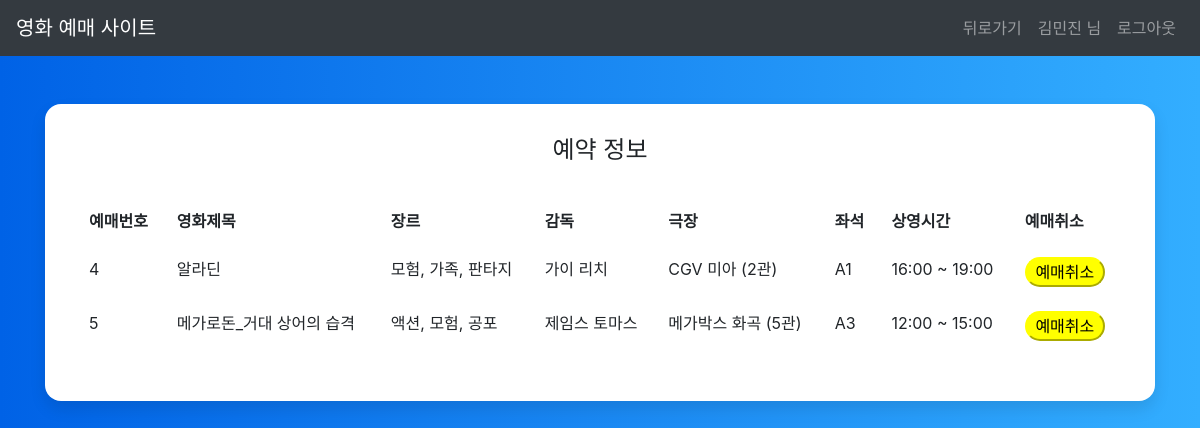
/reserve_info.php (signed in), run on the app's committed database.
### tables this page shows
CREATE TABLE `MOVIE_RESERVATION` (
  `RESERVATION_NO` int(5) NOT NULL AUTO_INCREMENT,
  `USER_ID` varchar(20) NOT NULL,
  `MOVIE_NO` int(5) NOT NULL,
  `THEATER_NO` int(5) NOT NULL,
  `SEAT` varchar(10) NOT NULL,
  PRIMARY KEY (`RESERVATION_NO`),
  KEY `USER_ID` (`USER_ID`),
  KEY `MOVIE_NO` (`MOVIE_NO`),
  KEY `THEATER_NO` (`THEATER_NO`),
  CONSTRAINT `MOVIE_RESERVATION_ibfk_1` FOREIGN KEY (`USER_ID`) REFERENCES `USER_INFO` (`USER_ID`),
  CONSTRAINT `MOVIE_RESERVATION_ibfk_2` FOREIGN KEY (`MOVIE_NO`) REFERENCES `MOVIE_INFO` (`MOVIE_NO`),
  CONSTRAINT `MOVIE_RESERVATION_ibfk_3` FOREIGN KEY (`THEATER_NO`) REFERENCES `THEATER_INFO` (`THEATER_NO`)
);

CREATE TABLE `MOVIE_INFO` (
  `MOVIE_NO` int(5) NOT NULL AUTO_INCREMENT,
  `MOVIE_NAME` varchar(50) NOT NULL,
  `MOVIE_GENRE` varchar(50) NOT NULL,
  `MOVIE_DIRECTOR` varchar(20) NOT NULL,
  `MOVIE_PLACE` varchar(5) NOT NULL,
  `MOVIE_TIME` varchar(20) NOT NULL,
  PRIMARY KEY (`MOVIE_NO`)
);

CREATE TABLE `THEATER_INFO` (
  `THEATER_NO` int(5) NOT NULL AUTO_INCREMENT,
  `THEATER_NAME` varchar(20) NOT NULL,
  `THEATER_LOC` varchar(50) NOT NULL,
  `THEATER_PHONE` varchar(20) NOT NULL,
  PRIMARY KEY (`THEATER_NO`)
);

### reserve_info.php (the view, shortened to what this page needs)
<?php
$conn = mysqli_connect("localhost", "movie", "qwer1234");
$dbname = "MOVIE_DB";
mysqli_set_charset($conn, 'UTF8');
mysqli_select_db($conn, $dbname);
$user_id = $_SESSION['user_id'];
$user_name = $_SESSION['user_name'];
?>
<!DOCTYPE html>
<html>
<head>
    <link rel="stylesheet" href="https://maxcdn.bootstrapcdn.com/bootstrap/4.5.2/css/bootstrap.min.css">
</head>
<body>
    <nav class="navbar navbar-expand-md bg-dark navbar-dark sticky-top">
        <a class="navbar-brand" href="index.php">영화 예매 사이트</a>
        <div id="navb" class="navbar-collapse collapse hide">
            <ul class="nav navbar-nav ml-auto">
                <li class="nav-item">
                    <a class="nav-link" onclick="history.back();">뒤로가기</a>
                </li>
                <li class="nav-item">
                    <a class="nav-link" href="user_info.php"><?php echo "$user_name 님" ?></a>
                </li>
                <li class="nav-item">
                    <a class="nav-link" href="logout_act.php">로그아웃</a>
                </li>
            </ul>
        </div>
    </nav>
    <div class="container">
        <div class="row">
            <div class="col-sm-9 col-md-7 col-lg-12 mx-auto">
                <div class="card card-signin my-5">
                    <div class="card-body">
                        <h5 class="card-title text-center">예약 정보</h5>
                        <div class="form-signin">
                            <table class="table table-borderless">
                                <thead>
                                    <tr>
                                        <th>예매번호</th>
                                        <th>영화제목</th>
                                        <th>장르</th>
                                        <th>감독</th>
                                        <th>극장</th>
                                        <th>좌석</th>
                                        <th>상영시간</th>
                                        <th>예매취소</th>
                                    </tr>
                                </thead>
                                <tbody>
                                    <?php
                                    $sql = "SELECT * FROM MOVIE_RESERVATION WHERE USER_ID = '{$user_id}'";
                                    $result2 = mysqli_query($conn, $sql);
                                    if (empty($row2 = mysqli_fetch_assoc($result2))) {
                                        echo "<tr><td colspan=10>예약정보 없음</td></tr>";
                                    } else {
                                        $sql = "SELECT * FROM MOVIE_RESERVATION WHERE USER_ID = '{$user_id}'";
                                        $result2 = mysqli_query($conn, $sql);
                                        while ($row2 = mysqli_fetch_assoc($result2)) {
                                            $reservation_no = $row2['RESERVATION_NO'];
                                            $movie_no = $row2['MOVIE_NO'];
                                            $theater_no = $row2['THEATER_NO'];
                                            $seat = $row2['SEAT'];
                                            $sql = "SELECT * FROM MOVIE_INFO where MOVIE_NO = '{$movie_no}'";
                                            $result = mysqli_query($conn, $sql);
                                            $row = mysqli_fetch_assoc($result);
                                            $movie_name = $row['MOVIE_NAME'];
                                            $movie_genre = $row['MOVIE_GENRE'];
                                            $movie_director = $row['MOVIE_DIRECTOR'];
                                            $movie_place = $row['MOVIE_PLACE'];
                                            $movie_time = $row['MOVIE_TIME'];
                                            $sql = "SELECT * FROM THEATER_INFO where THEATER_NO = '{$theater_no}'";
                                            $result = mysqli_query($conn, $sql);
                                            $row = mysqli_fetch_assoc($result);
                                            $theater_name = $row['THEATER_NAME'];
                                            echo "
                            <tr>
                                <td>{$reservation_no}</td>
                                <td>{$movie_name}</td>
                                <td>{$movie_genre}</td>
                                <td>{$movie_director}</td>
                                <td>{$theater_name} ({$movie_place})</td>
                                <td>{$seat}</td>
                                <td>{$movie_time}</td>
                                <td>
                                    <form method='POST' action='reserve_delete.php'>
                                        <input type='hidden' name='delete' value='{$reservation_no}'>
                                        <input type='submit' style='width:80px; height:30px; background-color:yellow; border-color:yellow; border-radius:30px;' value='예매취소'>
                                    </form>
                                </td>
                            </tr>
                        ";
                                        }
                                    }
                                    ?>
                                </tbody>
                            </table>
                        </div>
                    </div>
                </div>
            </div>
        </div>
    </div>
</body>
</html>

### reserve_info.php (style rules this page uses)
:root { --input-padding-x: 1.5rem; --input-padding-y: .75rem; }
body { background: #007bff; background: linear-gradient(to right, #0062E6, #33AEFF); }
.card-signin { border: 0; border-radius: 1rem; box-shadow: 0 0.5rem 1rem 0 rgba(0, 0, 0, 0.1); }
.card-signin .card-title { margin-bottom: 2rem; font-weight: 300; font-size: 1.5rem; }
.card-signin .card-body { padding: 2rem; }
.form-signin { width: 100%; }

### data on the page
movie_reservation: RESERVATION_NO "4", MOVIE_NO.MOVIE_NAME "알라딘", MOVIE_NO.MOVIE_GENRE "모험, 가족, 판타지", MOVIE_NO.MOVIE_DIRECTOR "가이 리치", THEATER_NO.THEATER_NAME "CGV 미아", MOVIE_NO.MOVIE_PLACE "2관", SEAT "A1", MOVIE_NO.MOVIE_TIME "16:00 ~ 19:00"
movie_reservation: RESERVATION_NO "5", MOVIE_NO.MOVIE_NAME "메가로돈_거대 상어의 습격", MOVIE_NO.MOVIE_GENRE "액션, 모험, 공포", MOVIE_NO.MOVIE_DIRECTOR "제임스 토마스", THEATER_NO.THEATER_NAME "메가박스 화곡", MOVIE_NO.MOVIE_PLACE "5관", SEAT "A3", MOVIE_NO.MOVIE_TIME "12:00 ~ 15:00"

### other printed values
$user_name "김민진"
